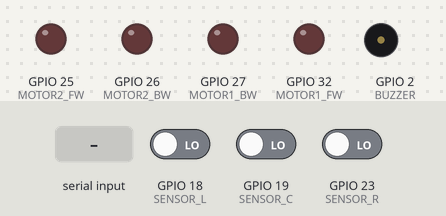
This program was run on a simulated ESP32. Parts: output pins drawn as LEDs (lit = HIGH), buzzer (waves = sounding). The inputs (shaded band) are chosen by the test bench; at power-on: GPIO 18 (SENSOR_L) LOW, GPIO 19 (SENSOR_C) LOW, GPIO 23 (SENSOR_R) LOW. What the program prints to the serial monitor is not drawn.

Above: at 1.9 s.
2.0 s: "i" received over Serial
At 3.5 s:
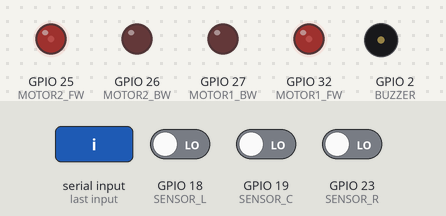
4.5 s: "j" received over Serial
At 6.6 s:
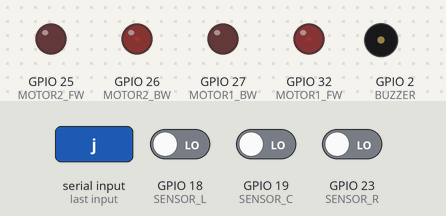
7.0 s: "l" received over Serial
At 8.5 s:
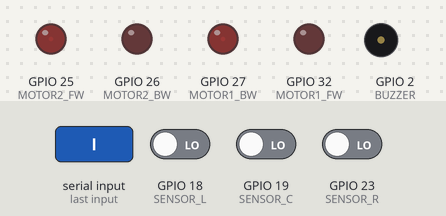
9.5 s: "k" received over Serial
At 11.6 s:
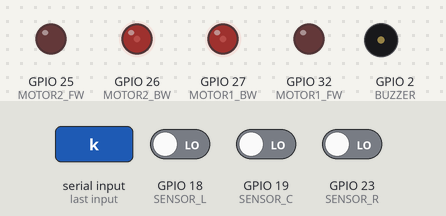
Timing chart, 0 to 13.0 s (numbered marks = the images above; inputs shaded):
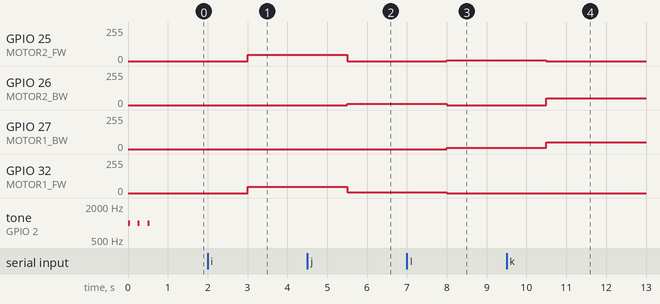

The program:

main.cpp
```cpp
#include <Arduino.h>
#include "tortubot-setup.h"
#include "tortubot-functions.h"

void setup() {
  // inicialización
  tortubot_monitor_setup(115200);
  tortubot_io_setup();
  beep(2);
  Serial.println("Tortubot se ha inicializado correctamente");
}

void loop() {
  // ciclo principal:
  float linear_velocity, angular_velocity;

  // serial_listener
  Serial.print("nueva instrucción: ");
  while(Serial.available() == 0){}
  String input_instruction;
  // Cuidado! el monitor serial de VSCode usa \n como final de línea
  // Tomaremos solo el primer caracter del String
  input_instruction = Serial.readString().charAt(0);
  input_instruction.toLowerCase();
  Serial.println(input_instruction);

  if (input_instruction  == "i") {
    Serial.println(" -> forward");
    linear_velocity = 0.1;
    angular_velocity = 0;

  } else if (input_instruction  == "j") {
    Serial.println(" -> left");
    linear_velocity = 0;
    angular_velocity = 0.5;

  } else if (input_instruction == "l") {
    Serial.println(" -> right");
    linear_velocity = 0;
    angular_velocity = -0.5;

  } else if (input_instruction == "k"){
    Serial.println(" -> backward");
    linear_velocity = -0.1;
    angular_velocity = 0;

  } else {
    Serial.println(" -> null instruction");
    linear_velocity = 0;
    angular_velocity = 0;

  }

  // fin serial_listener


  // Lee los sensores
  bool* line_sensors = read_line_sensors();

  /***************** TO DO *********************/
  // Procesar datos de los sensores.
  // Modificar las órdenes de velocidad de acuerdo con los datos de los sensores
  // Limpiar y organizar el código.
  /*********************************************/

  // convierte la velocidad del robot en velocidad de los motores
  int* motor_target_vel = set_motor_target_velocities(linear_velocity, angular_velocity);


  // DEBUG: Monitoreamos para verificar el estado del robot
  //Serial.printf("sensors (L C R): %d, %d, %d, linear_vel: %.2f, angular_vel: %.2f, pwm_1: %d, pwm_2: %d \n \r",
  //  line_sensors[0], line_sensors[1], line_sensors[2], cmd_vel[0], cmd_vel[1], motor_target_vel[0], motor_target_vel[1]);


}
```

tortubot-functions.h
```cpp
#pragma once

/*
beep(n): emite un pitido breve, n veces
*/
void beep(int n);

// función para leer los sensores de línea
bool* read_line_sensors(void);

// función para controlar la velocidad deseada
float*  my_controller(bool* sensors);

// función para mover los motores
int* set_motor_target_velocities(float linear_vel, float angular_vel);
```

tortubot-setup.h
```cpp
#pragma once

// Conexiones físicas de los dispositivos
#define SENSOR_L 18
#define SENSOR_C 19
#define SENSOR_R 23

#define MOTOR1_FW 32
#define MOTOR1_BW 27
#define MOTOR2_FW 25
#define MOTOR2_BW 26

#define BUZZER 2

// declaración de funciones
void tortubot_io_setup(void);
void tortubot_monitor_setup(int baudrate);
void tortubot_wifi_setup(String ssid, String password);
```

tortubot-functions.cpp
```cpp
#include <Arduino.h>
#include "tortubot-setup.h"
#include "tortubot-functions.h"

/*
* beep(n): emite un pitido breve, n veces
*/
void beep(int n){
  for(int i=0; i<=n; i++){
    tone(BUZZER, 1000);
    delay(50);
    noTone(BUZZER);
    delay(200);
  }

}


/*
* Función para leer los sensores de línea
*/
bool* read_line_sensors(void){
    static bool sensor_values[3];
    sensor_values[0] = digitalRead(SENSOR_L);
    sensor_values[1] = digitalRead(SENSOR_C);
    sensor_values[2] = digitalRead(SENSOR_R);
    return sensor_values;
}

// función para controlar la velocidad deseada
float* my_controller(bool* sensors){
    // lee los valores de los sensores
    bool sensor_L_value = !sensors[0];
    bool sensor_C_value = !sensors[1];
    bool sensor_R_value = !sensors[2];

    // inicializa las velocidades del robot
    static float robot_velocity[2];

    // Funcionalidad básica: El robot se avanza hasta detenerse al fin del camino.
    // Si los tres sensores detectan, el robot se mueve en dirección hacia adelante.
    // Si el sensor central deja de detectar, el robot se detiene.
    // Si un sensor lateral deja de detectar, el robot retrocede girando en la misma dirección.

    float linear_vel, angular_vel;
    if (sensor_C_value){
      if (sensor_L_value && sensor_R_value){
        // Los tres sensores detectan: el robot se mueve en dirección hacia adelante.
        linear_vel = 0.1; // 0.1 m/s
        angular_vel = 0;
      }
      if (!sensor_L_value){
        // Sensor izquierdo no detecta: retrocede girando.
        linear_vel = -0.1;
        angular_vel = -1.57; // 90 grados por segundo
      }
      if (!sensor_R_value){
        // Sensor derecho no detecta: retrocede girando.
        linear_vel = -0.1;
        angular_vel = 1.57;
      }
    }else{
      // El sensor central no detecta: el robot se detiene.
      linear_vel = 0;
      angular_vel = 0;
    }

    // determina las velocidades a partir de los datos de los sensores
    robot_velocity[0] = linear_vel; // determina velocidad lineal
    robot_velocity[1] = angular_vel; // determina velocidad angular

    return robot_velocity;

}


/*
* Función para activar los motores a partir del cálculo de cinemática inversa.
*/
int* set_motor_target_velocities(float linear_vel, float angular_vel){
    // calcula la cinemática inversa
    static float R = 0.021;  // radio de la rueda
    static float L = 0.082;  // distancia entre ruedas
    float right_velocity = (2 * linear_vel - angular_vel * L) / (2 * R);
    float left_velocity = (2 / R) * linear_vel - right_velocity;

    //Serial.printf("right_velocity: %f, left_velocity: %f /n /r", right_velocity, left_velocity);

    // Factor de escala (se ajusta según la necesidad)
    float scale = 4.0;

    // Obtiene los valores de velocidad PWM a partir de la velocidad de las ruedas.
    // pwm_vel[0] <- rueda izquierda
    // pwm_vel[1] <- rueda derecha
    static int pwm_vel[2];
    pwm_vel[0] = map(int(left_velocity * scale), -100, 100, -255, 255);
    pwm_vel[1] = map(int(right_velocity * scale), -100, 100, -255, 255);

    // Envía las órdenes de velocidad a los motores, dependiendo del sentido de giro.
    // Para el motor izquierdo:
    if (pwm_vel[0] >=0){
      analogWrite(MOTOR1_FW, pwm_vel[0]);
      analogWrite(MOTOR1_BW, 0);
    }else{
      analogWrite(MOTOR1_FW, 0);
      analogWrite(MOTOR1_BW, -pwm_vel[0]);
    }

    // Para el motor derecho:
    if (pwm_vel[1] >=0){
      analogWrite(MOTOR2_FW, pwm_vel[1]);
      analogWrite(MOTOR2_BW, 0);
    }else{
      analogWrite(MOTOR2_FW, 0);
      analogWrite(MOTOR2_BW, -pwm_vel[1]);
    }

    // retorna el valor de velocidad
    return pwm_vel;

}
```

tortubot-setup.cpp
```cpp
#include <Arduino.h>
#include <WiFi.h>
#include "tortubot-setup.h"


// función para configuración de entradas y salidas
void tortubot_io_setup(void) {
  pinMode(SENSOR_L, INPUT);
  pinMode(SENSOR_C, INPUT);
  pinMode(SENSOR_R, INPUT);

  pinMode(MOTOR1_FW, OUTPUT);
  pinMode(MOTOR1_BW, OUTPUT);
  pinMode(MOTOR2_FW, OUTPUT);
  pinMode(MOTOR2_BW, OUTPUT);
}

// inicializa la comunicación serial
void tortubot_monitor_setup(int baudrate) {
    Serial.begin(baudrate);
    Serial.printf("Puerto serie inicializado a %d", baudrate);
    Serial.println("");
}
```

Measured:
- after the input at 2.0 s, GPIO 25 (MOTOR2_FW), GPIO 32 (MOTOR1_FW): 0/255 → 48/255 after 1.0 s
- after the input at 4.5 s, GPIO 25 (MOTOR2_FW): 48/255 → 0/255 after 1.0 s; GPIO 26 (MOTOR2_BW): 0/255 → 8/255 after 1.0 s; GPIO 32 (MOTOR1_FW): 48/255 → 7/255 after 1.0 s
- after the input at 7.0 s, GPIO 25 (MOTOR2_FW): 0/255 → 7/255 after 1.0 s; GPIO 26 (MOTOR2_BW): 8/255 → 0/255 after 1.0 s; GPIO 27 (MOTOR1_BW): 0/255 → 8/255 after 1.0 s; GPIO 32 (MOTOR1_FW): 7/255 → 0/255 after 1.0 s
- after the input at 9.5 s, GPIO 25 (MOTOR2_FW): 7/255 → 0/255 after 1.0 s; GPIO 26 (MOTOR2_BW): 0/255 → 49/255 after 1.0 s; GPIO 27 (MOTOR1_BW): 8/255 → 49/255 after 1.0 s
